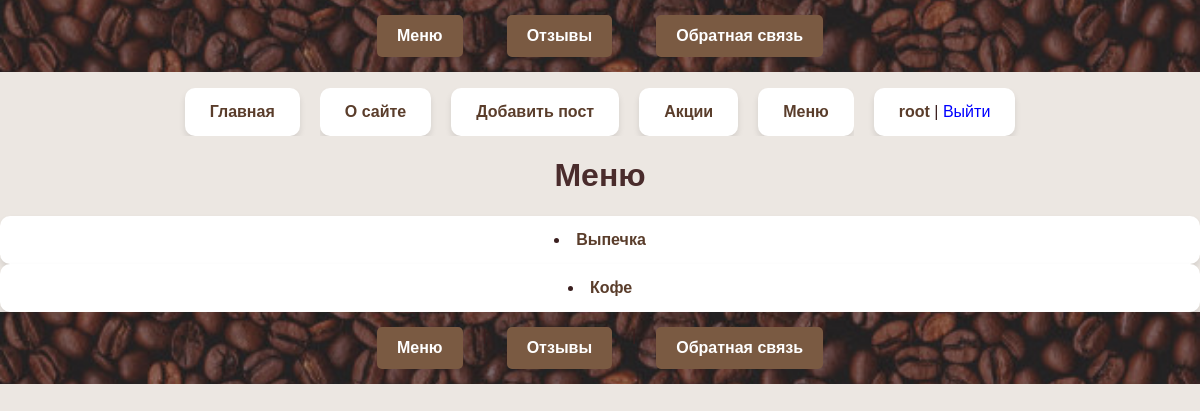
Screenshot of /menu/ (signed in) with the database file from the repository.
### users/models.py (models this page shows)
class User(AbstractUser):
 photo =models.ImageField(upload_to="users/%Y/%m/%d/",blank=True, null=True, verbose_name="Фотография")
 date_birth = models.DateTimeField(blank=True,null=True, verbose_name="Дата рождения")

### menu/models.py (models this page shows, shortened)
class Category(models.Model):
        name = models.CharField(max_length=100,
                                db_index=True ,verbose_name="Категория")
        slug = models.SlugField(max_length=255,
                                unique=True, db_index=True)
        def get_absolute_url(self):
            return reverse('category', kwargs={'cat_slug': self.slug})
        class Meta:
            verbose_name = 'Категория'
            verbose_name_plural = 'Категории'

### menu/views.py (the view)
# urls.py: path('',include('menu.urls')),
def menu(request):
    return render(request, 'menu/menu.html',
                  {'title': 'Меню', 'menu1': menu1})

### menu/templatetags/catalog_tags.py (called while the page is built)
@register.inclusion_tag('menu/includes/menu_categoryes.html')
def show_categories(cat_selected_id=0):
    cats = Category.objects.annotate(total=Count("posts")).filter(total__gt=0)
    return {"cats": cats, "cat_selected":
        cat_selected_id}

### menu/templatetags/menu_tags.py (called while the page is built)
@register.simple_tag()
def get_categories():
    return Category.objects.all()

### users/context_processors.py (called while the page is built)
def get_menu_context(request):
 return {'mainmenu': menu1}

### menu/templates/menu/menu.html
{% extends 'base.html' %}
{% load catalog_tags %}
{% block content %}
<h1>{{title}}</h1>
<div class="categories">
        {% show_categories %}
</div>
{% endblock %}

### templates/base.html (shortened to what this page needs)
<!DOCTYPE html>
{% load static %}
{% load menu_tags %}
{% get_categories as categories %}
<html>
<link type="text/css" href="{% static 'menu/css/styles.css' %}" rel="stylesheet"/>
<link type="text/css" rel="stylesheet" href="{% static 'users/css/styles.css' %}">
<head>
    {% include 'menu/includes/nav.html' %}
</head>
<body>
<ul>
    <li><a href="{% url 'home' %}">Главная</a></li>
    {% block mainmenu %}
    <div class="header">
        <ul id="mainmenu"
            class="mainmenu">
            {% for m in mainmenu %}
            {% if m.url_name != 'addpost' %}
            <li><a href="{% url m.url_name %}">{{ m.title }}</a></li>
            {% else %}
            {% if perms.menu.add_post %}
            <li><a href="{% url m.url_name %}">{{ m.title }}</a></li>
            {% endif %}
            {% endif %}
            {% endfor %}
        </ul>
    </div>
    {% endblock mainmenu %}
    {% if user.is_authenticated %}
    <li class="last"> <a href="{% url 'users:profile'%}">{{user.username}}</a>  |
    <form method="post" action="{% url 'users:logout' %}" style="display: inline;">
    <button type="submit" style="background: none; border: none; padding: 0; font: inherit; color: blue; cursor: pointer;">
        Выйти
    </button>
</form>
    </li>
    {% else %}
    <li class="last"><a href="{% url 'users:login'%}">Войти</a> | <a href="{% url 'users:register'%}">Регистрация</a></li>
    {% endif %}
</ul>
{% block content %}{% endblock %}
</body>
{% include 'menu/includes/nav.html' %}
</html>

### menu/templates/menu/includes/menu_categoryes.html
{% for cat in cats %}
 {% if cat.id == cat_selected %}
 <li
class="selected">{{cat.name}}</li>
 {% else %}
 <li><a href="{{ cat.get_absolute_url}}">{{cat.name}}</a></li>
 {% endif %}
{% endfor %}

### menu/static/menu/css/styles.css (style rules this page uses)
body { font-family: 'Arial', sans-serif; background-color: #ece7e2; color: #3a1f1f; margin: 0; padding: 0; }
h1, h2 { color: #4a2c2c; text-align: center; }
ul { list-style-type: none; padding: 0; display: flex; flex-wrap: wrap; justify-content: center; gap: 20px; overflow-x: hidden; }
li { background: #fff; padding: 15px 25px; border-radius: 10px; box-shadow: 0px 4px 6px rgba(0, 0, 0, 0.1); flex: 0 1 auto; text-align: center; }
a { color: #5a3d2b; text-decoration: none; font-weight: bold; }

### rows the page displays
User: username "root"
Category: name "Выпечка"
Category: name "Кофе"

### other values shown
{{ m.title }} "О сайте" "Добавить пост" "Акции" "Меню"
{{ title }} "Меню"
